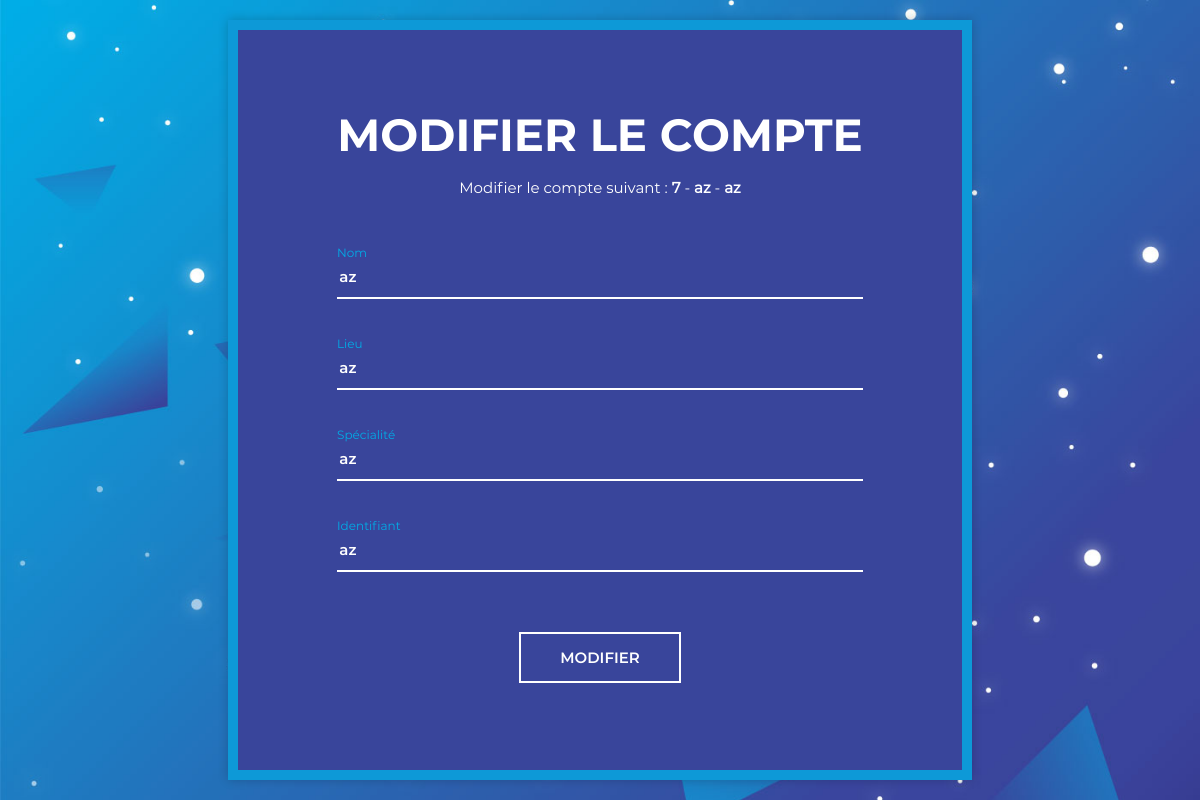
Page /views/modify_doctor.php?id=7 on the earlier database version.
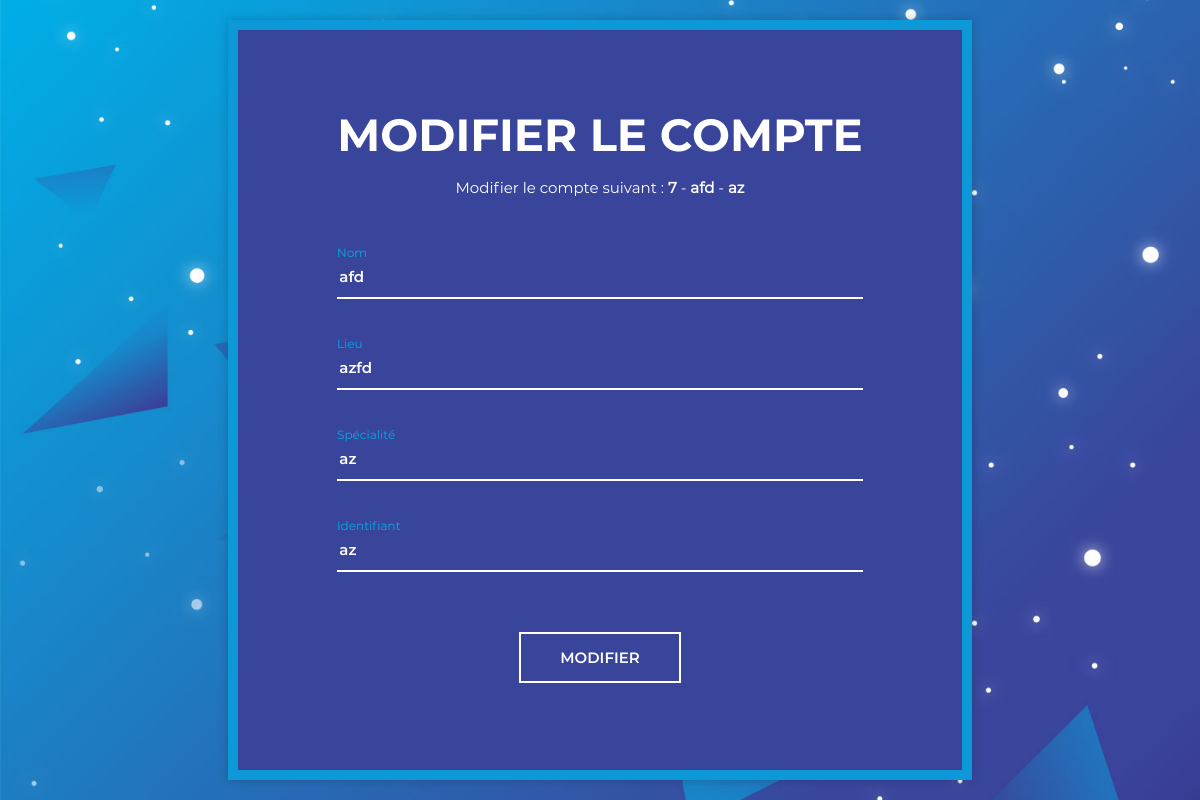
Same page on the later database version.
### tables this page shows
CREATE TABLE IF NOT EXISTS `medecin` (
  `id` int(11) NOT NULL AUTO_INCREMENT,
  `nom` varchar(50) NOT NULL,
  `lieu` varchar(50) NOT NULL,
  `specialite` varchar(50) NOT NULL,
  `identifiant` varchar(50) NOT NULL,
  `mdp` varchar(50) NOT NULL,
  `approuve` int(11) NOT NULL,
  PRIMARY KEY (`id`),
  UNIQUE KEY `fk_medecin` (`nom`)
);

### views/modify_doctor.php (the view, shortened to what this page needs)
<?php
try{
  $bdd= new PDO('mysql:host=localhost;dbname=hopital; charset=utf8','root','');
}
catch (Exception $e){
  die('Erreur:'.$e->getMessage());
}
if (isset($_GET['id']) AND !empty($_GET['id']))
{
  $getid = $_GET['id'];
  $select_user_info = $bdd->prepare('SELECT * FROM medecin WHERE id = ?');
  $select_user_info->execute(array($getid));
  $whoiam = $select_user_info->fetch();
} else
{
  echo 'erreur';
}
 ?>
     <!DOCTYPE html>
 <html>
 	<head>
 		<link rel="stylesheet" href="../fonts/material-design-iconic-font/css/material-design-iconic-font.min.css">
 		<link rel="stylesheet" href="../css/style3.css">
 	</head>
 	<body>
 		<div class="wrapper">
 			<div class="inner">
 				<form action="" method="post">
 					<h3>Modifier le compte</h3>
 					<p>Modifier le compte suivant : <strong><?= $whoiam['id']; ?></strong> - <strong><?= $whoiam['nom']; ?></strong> - <strong><?= $whoiam['specialite']; ?></strong></p>
 					<label class="form-group">
 						<input type="text" name="nom" class="form-control" value="<?= $whoiam['nom']; ?>" >
 						<span>Nom</span>
 						<span class="border"></span>
 					</label>
          <label class="form-group">
 						<input type="text" name="lieu" class="form-control" value="<?= $whoiam['lieu']; ?>" >
 						<span>Lieu</span>
 						<span class="border"></span>
 					</label>
          <label class="form-group">
 						<input type="text" name="specialite" class="form-control" value="<?= $whoiam['specialite']; ?>" >
 						<span>Spécialité</span>
 						<span class="border"></span>
 					</label>
 					<label class="form-group">
 						<input type="text" name="identifiant" class="form-control" value="<?= $whoiam['identifiant']; ?>">
 						<span for="">Identifiant</span>
 						<span class="border"></span>
 					</label>
 				<center>
        	<button type="submit" name="ok_modifier_medecin">Modifier
</center>
 				</form>
 			</div>
 		</div>
 	</body>
 </html>

### css/style3.css (style rules this page uses)
* { -webkit-box-sizing: border-box; -moz-box-sizing: border-box; box-sizing: border-box; }
body { font-family: "Montserrat-Regular"; color: #fff; font-size: 15px; margin: 0; }
input, textarea, select, button { font-family: "Montserrat-Regular"; color: #fff; font-size: 15px; }
p, h1, h2, h3, h4, h5, h6, ul { margin: 0; }
.wrapper { min-height: 100vh; display: flex; align-items: center; background: url("../images/bg-registration-form-7.jpg") no-repeat; background-size: cover; }
.inner { max-width: 758px; margin: auto; background: #39459b; border: 10px solid #0d99d7; padding: 77px 99px 87px; box-shadow: 0px 0px 10px 0px rgba(0, 0, 0, 0.2); -webkit-box-shadow: 0px 0px 10px 0px rgba(0, 0, 0, 0.2); -moz-box-shadow: 0px 0px 10px 0px rgba(0, 0, 0, 0.2); -ms-box-shadow: 0px 0px 10px 0px rgba(0, 0, 0, 0.2); -o-box-shadow: 0px 0px 10px 0px rgba(0, 0, 0, 0.2); }
h3 { text-transform: uppercase; font-size: 45px; font-family: "Montserrat-Bold"; text-align: center; margin-bottom: 12px; }
p { text-align: center; padding: 0 10px; margin-bottom: 55px; line-height: 1.8; }
.form-group { position: relative; display: block; margin-bottom: 48px; }
.form-group span { font-size: 15px; color: #00ade6; position: absolute; top: 11px; transition: all .2s ease; transform-origin: 0 0; cursor: text; }
.form-group span.border { height: 2px; display: block; position: absolute; width: 100%; left: 0; top: 41px; transform: scaleX(0); transition: all .15s ease; background: #fff; }
.form-control { border: none; border-bottom: 2px solid #00ade6; display: block; width: 100%; height: 43px; font-size: 15px; background: none; font-family: "Montserrat-SemiBold"; }
.form-control:focus, .form-control:valid { border-bottom: 2px solid #fff; }
.form-control:focus + span, .form-control:valid + span { transform: translateY(-22px) scale(0.8); }
.form-control:focus + span + .border, .form-control:valid + span + .border { transform: scaleX(1); }
button { border: none; width: 162px; height: 51px; border: 2px solid #fff; margin: auto; margin-top: 60px; cursor: pointer; display: flex; align-items: center; justify-content: center; padding: 0; background: none; color: #fff; text-transform: uppercase; font-family: "Montserrat-SemiBold"; -webkit-transform: perspective(1px) translateZ(0); transform: perspective(1px) translateZ(0); position: relative; -webkit-transition-property: color; transition-property: color; -webkit-transition-duration: 0.3s; transition-duration: 0.3s; }
button:before { content: ""; position: absolute; z-index: -1; top: 0; left: 0; right: 0; bottom: 0; background: #2098D1; -webkit-transform: scaleX(0); transform: scaleX(0); -webkit-transform-origin: 0 50%; transform-origin: 0 50%; -webkit-transition-property: transform; transition-property: transform; -webkit-transition-duration: 0.3s; transition-duration: 0.3s; -webkit-transition-timing-function: ease-out; transition-timing-function: ease-out; }

Differences in the rows shown:
changed medecin "az": nom "az" → "afd"; lieu "az" → "azfd"
